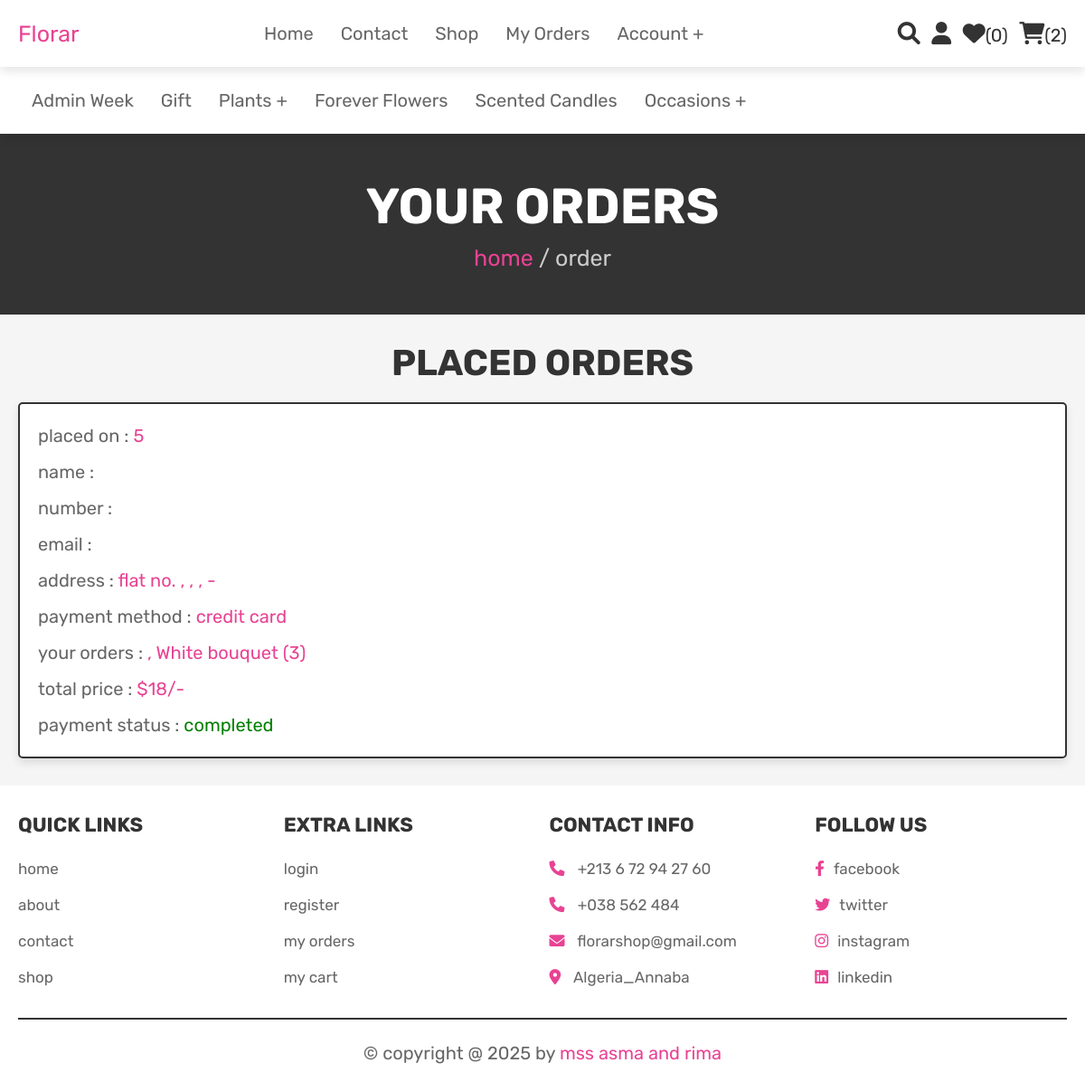
Page /orders.php (signed in) on the committed database.
### tables this page shows
CREATE TABLE `orders` (
  `id` int(100) NOT NULL,
  `user_id` int(100) NOT NULL,
  `name` varchar(100) NOT NULL,
  `number` varchar(12) NOT NULL,
  `email` varchar(100) NOT NULL,
  `method` varchar(50) NOT NULL,
  `address` varchar(500) NOT NULL,
  `total_products` varchar(1000) NOT NULL,
  `total_price` varchar(100) NOT NULL,
  `placed_on` int(50) NOT NULL,
  `payment_status` varchar(20) NOT NULL
);

### orders.php (the view, shortened to what this page needs)
<?php
@include 'config.php';
$user_id = $_SESSION['user_id'];
?>
<!DOCTYPE html>
<html lang="en">
<head>
   <link rel="stylesheet" href="https://cdnjs.cloudflare.com/ajax/libs/font-awesome/6.0.0/css/all.min.css">
    <link rel="stylesheet"href="https://cdnjs.cloudflare.com/ajax/libs/animate.css/4.1.1/animate.min.css">
   <link rel="stylesheet" href="css/stylee.css">
</head>
<body>
<?php @include 'header.php'; ?>
<section class="heading">
    <h3 class="animate__animated animate__fadeInBottomRight">your orders</h3>
    <p> <a href="home.php">home</a> / order </p>
</section>
<section class="placed-orders">
    <h1 class="title">placed orders</h1>
    <div class="box-container">
    <?php
        $select_orders = mysqli_query($conn, "SELECT * FROM `orders` WHERE user_id = '$user_id'") or die('query failed');
        if(mysqli_num_rows($select_orders) > 0){
            while($fetch_orders = mysqli_fetch_assoc($select_orders)){
    ?>
    <div class="box">
        <p> placed on : <span><?php echo $fetch_orders['placed_on']; ?></span> </p>
        <p> name : <span><?php echo $fetch_orders['name']; ?></span> </p>
        <p> number : <span><?php echo $fetch_orders['number']; ?></span> </p>
        <p> email : <span><?php echo $fetch_orders['email']; ?></span> </p>
        <p> address : <span><?php echo $fetch_orders['address']; ?></span> </p>
        <p> payment method : <span><?php echo $fetch_orders['method']; ?></span> </p>
        <p> your orders : <span><?php echo $fetch_orders['total_products']; ?></span> </p>
        <p> total price : <span>$<?php echo $fetch_orders['total_price']; ?>/-</span> </p>
        <p> payment status : <span style="color:<?php if($fetch_orders['payment_status'] == 'pending'){echo 'tomato'; }else{echo 'green';} ?>"><?php echo $fetch_orders['payment_status']; ?></span> </p>
    </div>
    <?php
        }
    }else{
        echo '<p class="empty">no orders placed yet!</p>';
    }
    ?>
    </div>
</section>
<?php @include 'footer.php'; ?>
</body>
</html>

### css/stylee.css (style rules this page uses)
:root { --pink:#e84393; --red:#c0392b; --orange:#f39c12; --black:#333; --white:#fff; --light-color:#666; --light-white:#ccc; --light-bg:#f5f5f5; --border:.2rem solid var(--black); --box-shadow:0 .5rem 1rem rgba(0,0,0,.1); }
* { font-family: 'Rubik', sans-serif; margin:0; padding:0; box-sizing: border-box; outline: none; border:none; text-decoration: none; transition:all .2s linear; }
html { font-size: 62.5%; overflow-x: hidden; scroll-behavior: smooth; scroll-padding-top: 6.5rem; }
body { background: var(--light-bg); }
section { padding:3rem 2rem; }
.heading { display: flex; flex-flow: column; align-items: center; justify-content: center; gap:1rem; background-color: var(--black); text-align: center; min-height: 25vh; }
.heading h3 { font-size: 5.5rem; color:var(--white); text-transform: uppercase; }
.heading p { font-size: 2.5rem; color:var(--light-white); }
.heading p a { color:var(--pink); }
.title { text-align: center; margin-bottom: 2rem; color:var(--black); text-transform: uppercase; font-size: 4rem; }
.placed-orders .box-container { max-width: 1200px; margin:0 auto; display: flex; flex-wrap: wrap; gap:1.5rem; align-items: flex-start; }
.placed-orders .box-container .box { background-color: var(--white); padding:1rem 2rem; border:var(--border); box-shadow: var(--box-shadow); flex:1 1 40rem; border-radius: .5rem; }
.placed-orders .box-container .box p { margin: 1rem 0; font-size: 2rem; line-height: 1.5; color:var(--light-color); }
.placed-orders .box-container .box p span { color:var(--pink); }

### rows in the picture
orders: placed_on "5", address "flat no. , , , -", method "credit card", total_products ", White bouquet (3)", total_price "18", payment_status "completed"

### other values in the picture
$wishlist_num_rows "0"
$cart_num_rows "2"
